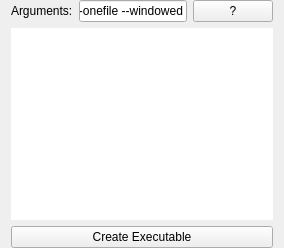
            <widget class="QWidget" name="PPExec">
             <layout class="QVBoxLayout" name="verticalLayout_10">
              <property name="spacing">
               <number>6</number>
              </property>
              <property name="topMargin">
               <number>0</number>
              </property>
              <property name="bottomMargin">
               <number>0</number>
              </property>
              <item>
               <layout class="QHBoxLayout" name="horizontalLayout_5">
                <item>
                 <widget class="QLabel" name="label_4">
                  <property name="text">
                   <string>Arguments:</string>
                  </property>
                 </widget>
                </item>
                <item>
                 <widget class="QLineEdit" name="execArgs">
                  <property name="text">
                   <string>--onefile --windowed</string>
                  </property>
                 </widget>
                </item>
                <item>
                 <widget class="QPushButton" name="pyinstallerHelp">
                  <property name="sizePolicy">
                   <sizepolicy hsizetype="Preferred" vsizetype="Minimum">
                    <horstretch>0</horstretch>
                    <verstretch>0</verstretch>
                   </sizepolicy>
                  </property>
                  <property name="minimumSize">
                   <size>
                    <width>25</width>
                    <height>0</height>
                   </size>
                  </property>
                  <property name="cursor">
                   <cursorShape>PointingHandCursor</cursorShape>
                  </property>
                  <property name="statusTip">
                   <string>View pyinstaller help</string>
                  </property>
                  <property name="text">
                   <string>?</string>
                  </property>
                  <property name="iconSize">
                   <size>
                    <width>32</width>
                    <height>32</height>
                   </size>
                  </property>
                 </widget>
                </item>
               </layout>
              </item>
              <item>
               <widget class="QTextEdit" name="execOutput">
                <property name="styleSheet">
                 <string notr="true"/>
                </property>
                <property name="frameShape">
                 <enum>QFrame::NoFrame</enum>
                </property>
                <property name="readOnly">
                 <bool>true</bool>
                </property>
               </widget>
              </item>
              <item>
               <widget class="JumpButton" name="createExecBtn">
                <property name="cursor">
                 <cursorShape>PointingHandCursor</cursorShape>
                </property>
                <property name="statusTip">
                 <string>Create executable</string>
                </property>
                <property name="text">
                 <string>Create Executable</string>
                </property>
                <property name="icon">
                 <iconset resource="resources.qrc">
                  <normaloff>:/icons/img/cil-file.png</normaloff>:/icons/img/cil-file.png</iconset>
                </property>
                <property name="iconSize">
                 <size>
                  <width>16</width>
                  <height>16</height>
                 </size>
                </property>
                <property name="shortcut">
                 <string>Ctrl+N</string>
                </property>
               </widget>
              </item>
             </layout>
            </widget>
